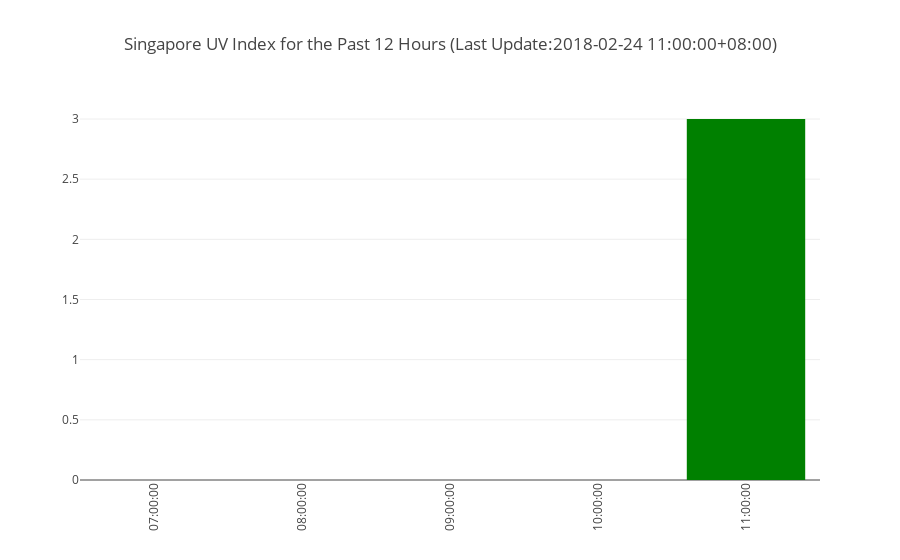

Notebook code cell kept with this figure:
### Markdown cell above
Bar Plot Using Plotly

### Code cell
import plotly.plotly as py
from plotly.offline import download_plotlyjs, init_notebook_mode, plot, iplot
import plotly.graph_objs as go

colors =[]
for item in index_df['value']:
    if item >= 11:
        colors.append('purple')
    elif np.logical_and(item>=8,item<=10):
        colors.append('red')
    elif np.logical_and(item>=6,item<=7):
        colors.append('orange')
    else: 
        colors.append('green')
last_update = index_df['timestamp'].max()

init_notebook_mode(connected=True)
data = [go.Bar(x=index_df.time, 
            y=index_df.value,
            marker=dict(
                color=colors,
            )
          )]

last_update = index_df['timestamp'].max()
layout = go.Layout(
    title='Singapore UV Index for the Past 12 Hours (Last Update:%s)'%(last_update),
    xaxis=dict(
        tickangle=-90,)
)
fig = go.Figure(data=data, layout=layout)    
iplot(fig, filename = 'jupyter/uv_index_bar')

### Figure 1 — Plotly figure (JSON) as saved in the notebook; plotly's stock layout.template omitted (floating-point values rounded to 4 significant figures)
{"data": [{"marker": {"color": ["green", "green", "green", "green", "green"]}, "type": "bar", "x": ["07:00:00", "08:00:00", "09:00:00", "10:00:00", "11:00:00"], "y": [0, 0, 0, 0, 3]}], "layout": {"title": "Singapore UV Index for the Past 12 Hours (Last Update:2018-02-24 11:00:00+08:00)", "xaxis": {"tickangle": -90}}}
